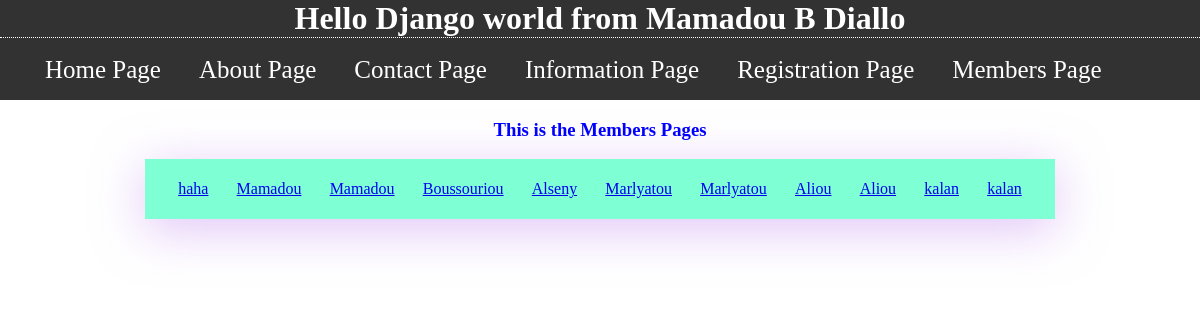
The app's page /Porfolio/list/ with its own data.
### Porfolio/models.py (models this page shows)
class Member(models.Model):
    emple_id = models.IntegerField(blank=False)
    first_name = models.CharField(max_length=50)
    midle_i = models.CharField(max_length=1)
    last_name = models.CharField(max_length= 30)
    emails = models.CharField(max_length= 50, default=False)
    fun_fac = models.TextField(blank=True)
    def get_absolute_urls(self):
        return reverse("Porfolio:member_info", kwargs={'id': self.id})

### Porfolio/views.py (the view)
# urls.py: path('list/', member_view),
def member_view(request, *args, **kwargs):
    queryset = Member.objects.all()
    context = {
        'object_list': queryset
    }
    return render(request, 'member_list.html', context)

### Porfolio/templates/member_list.html
{% extends 'main.html' %} {% block content %}
<h3>This is the Members Pages</h3>
<div class="flex-box1">
    {% for i in object_list %}
    <p><a href="{{ i.get_absolute_urls }}">{{ i.first_name }}</a></p>
    {% endfor %}
</div>
{% endblock %}

### Porfolio/templates/main.html (shortened to what this page needs)
<!DOCTYPE html> {% load static %}
<html lang="en">
<head>
    <link rel="stylesheet" type="text/css" href="{% static 'css/style.css' %}">
</head>
<body>
    <header>
        <h1>Hello Django world from Mamadou B Diallo</h1>
        <nav>
            <ul>
                <li><a href="/Porfolio/home">Home Page</a></li>
                <li><a href="/Porfolio/about">About Page</a></li>
                <li><a href="/Porfolio/cont">Contact Page</a></li>
                <li><a href="/Porfolio/info">Information Page</a></li>
                <li><a href="/Porfolio/join">Registration Page</a></li>
                <li><a href="/Porfolio/list">Members Page</a></li>
            </ul>
        </nav>
    </header>
    {% block content %} {% endblock %}
</body>
</html>

### Porfolio/static/css/style.css (style rules this page uses)
body { margin: 0px; padding: 0px; }
header { background: #000; height: 100px; width: 100%; opacity: .8; }
ul { list-style: none; margin: 0px; }
ul li { display: inline-block; font-size: 25px; padding: 5px; margin-right: 24px; margin-top: -8px; }
ul li a { text-decoration: none; color: white; }
h1 { text-align: center; color: white; margin-top: 0px; border-bottom: 1px dotted; }
h3 { color: blue; text-align: center; }
.flex-box1 { display: flex; justify-content: space-evenly; flex-wrap: wrap; flex-direction: row; background-color: aquamarine; width: 75%; margin: 0px auto; text-align: center; padding: 5px; box-shadow: 0px 10px 50px rgba(193, 136, 240, 0.5); }

### records on screen
Member: first_name "haha"
Member: first_name "Mamadou"
Member: first_name "Mamadou"
Member: first_name "Boussouriou"
Member: first_name "Alseny"
Member: first_name "Marlyatou"
Member: first_name "Marlyatou"
Member: first_name "Aliou"
Member: first_name "Aliou"
Member: first_name "kalan"
Member: first_name "kalan"
